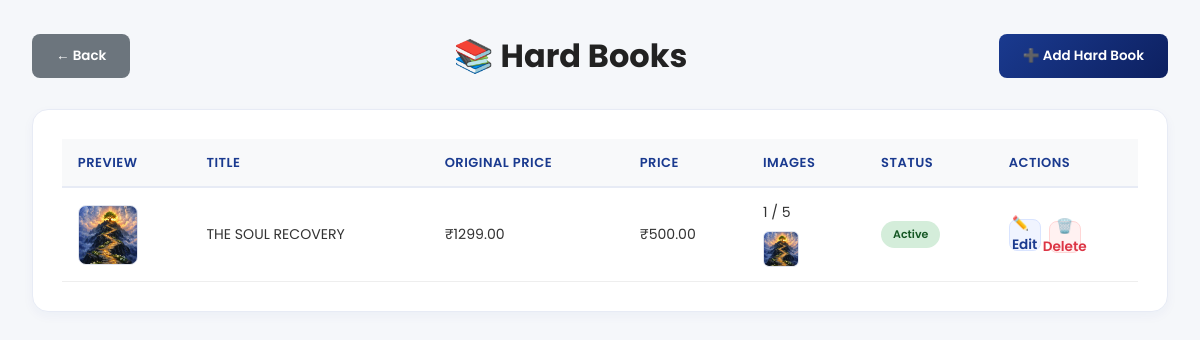
The page /hard-books/ (signed in) on the database its author committed.
### myapp/models.py (models this page shows, shortened)
class HardBook(models.Model):
    id = models.UUIDField(primary_key=True, default=uuid.uuid4, editable=False)
    title = models.CharField(max_length=255, verbose_name="Book Title")
    description = models.TextField(verbose_name="Description")
    original_price = models.DecimalField(
        max_digits=10,
        decimal_places=2,
        validators=[MinValueValidator(0)],
        verbose_name="Original Price"
    )
    price = models.DecimalField(
        max_digits=10,
        decimal_places=2,
        validators=[MinValueValidator(0)],
        verbose_name="Sale Price"
    )
    is_active = models.BooleanField(default=True, verbose_name="Is Active")
    created_at = models.DateTimeField(auto_now_add=True)
    updated_at = models.DateTimeField(auto_now=True)
    class Meta:
        ordering = ['-created_at']
        verbose_name = "Hard Book"
        verbose_name_plural = "Hard Books"

class HardBookImage(models.Model):
    id = models.UUIDField(primary_key=True, default=uuid.uuid4, editable=False)
    book = models.ForeignKey(
        HardBook,
        on_delete=models.CASCADE,
        related_name='images',
        verbose_name="Book"
    )
    image = models.ImageField(upload_to='hardbooks/images/', verbose_name="Book Image")
    dropbox_path = models.CharField(max_length=500, blank=True, null=True)
    uploaded_at = models.DateTimeField(auto_now_add=True)
    class Meta:
        ordering = ['uploaded_at']
        verbose_name = "Hard Book Image"
        verbose_name_plural = "Hard Book Images"

### myapp/views.py (the view)
# urls.py: path('hard-books/', views.hard_books_list, name='hard_books_list'),
@login_required
def hard_books_list(request):
    books = HardBook.objects.prefetch_related('images').all()
    return render(request, 'hard_books_list.html', {'books': books})

### myapp/context_processors.py (called while the page is built)
def site_settings(request):
    settings = NavbarSetting.objects.first()
    return {
        'site_settings': settings
    }

### myapp/templates/hard_books_list.html (shortened to what this page needs)
{% extends "admin_dashboard.html" %}
{% block content1 %}
<div class="custom-page">
  <div class="custom-container">
    <div class="custom-header">
      <a href="{% url 'dashboard' %}" class="btn btn-secondary" style="margin-right: 12px;">← Back</a>
      <h1>📚 Hard Books</h1>
      <a href="{% url 'hard_book_add' %}" class="btn btn-primary">➕ Add Hard Book</a>
    </div>
    <div class="custom-card">
      <div style="overflow-x:auto;">
        <table class="data-table">
          <thead>
            <tr>
              <th>Preview</th>
              <th>Title</th>
              <th>Original Price</th>
              <th>Price</th>
              <th>Images</th>
              <th>Status</th>
              <th>Actions</th>
            </tr>
          </thead>
          <tbody>
            {% for book in books %}
            <tr>
              <td>
                {% with first_image=book.images.first %}
                  {% if first_image and first_image.image %}
                    <a href="{{ first_image.image.url }}" target="_blank">
                      <img src="{{ first_image.image.url }}" alt="{{ book.title }}"
                           style="width:60px;height:60px;object-fit:cover;border-radius:8px;border:1px solid #e0e4ee;">
                    </a>
                  {% else %}
                    <div style="width:60px;height:60px;background:#f0f0f0;border-radius:8px;border:1px solid #e0e4ee;display:flex;align-items:center;justify-content:center;color:#999;font-size:12px;">
                      No Image
                    </div>
                  {% endif %}
                {% endwith %}
              </td>
              <td>{{ book.title }}</td>
              <td>₹{{ book.original_price }}</td>
              <td>₹{{ book.price }}</td>
              <td>
                <div style="display:flex; flex-direction:column; gap:8px;">
                  <div>{{ book.images.count }} / 5</div>
                  <div style="display:flex; gap:6px; flex-wrap:wrap;">
                    {% for img in book.images.all %}
                      {% if img.image %}
                        <a href="{{ img.image.url }}" target="_blank">
                          <img src="{{ img.image.url }}" alt="{{ book.title }}"
                               style="width:36px;height:36px;object-fit:cover;border-radius:6px;border:1px solid #e0e4ee;">
                        </a>
                      {% endif %}
                    {% endfor %}
                  </div>
                </div>
              </td>
              <td>
                {% if book.is_active %}
                  <span class="badge badge-success">Active</span>
                {% else %}
                  <span class="badge badge-danger">Inactive</span>
                {% endif %}
              </td>
              <td>
                <div class="action-btns">
                  <a href="{% url 'hard_book_edit' book.id %}" class="action-btn action-edit" title="Edit">✏️ Edit</a>
                  <form method="post" action="{% url 'hard_book_delete' book.id %}" style="display:inline;">
                    <button type="submit" class="action-btn action-delete" title="Delete">🗑️ Delete</button>
                  </form>
                </div>
              </td>
            </tr>
            {% empty %}
            <tr>
              <td colspan="7" style="text-align:center;">No hard books found.</td>
            </tr>
            {% endfor %}
          </tbody>
        </table>
      </div>
    </div>
  </div>
</div>
{% endblock content1 %}

### staticfiles/css/admin_dashboard.css (style rules this page uses)
* { margin:0;padding:0;box-sizing:border-box }
html { scroll-behavior:smooth }
body { font-family:'Poppins',sans-serif; background:#f5f7fa; color:#222; overflow-x:hidden; line-height:1.5; min-height:100vh; }
img { max-width:100%;display:block }
button,input { font:inherit }
a { text-decoration:none }
:root { --primary:#1a3a8f; --primary-dark:#0d2060; --gold:#e8b400; --border:#e8eaf0; --soft-border:#dde2ee; --text:#222; --muted:#666; --bg:#f5f7fa; --white:#fff; --success:#1d9e75; --danger:#e84444; --nav-h:60px; --container:1200px; }
.btn { display:inline-flex; align-items:center; justify-content:center; gap:8px; padding:10px 18px; border-radius:8px; font-size:0.84rem; font-weight:600; transition:all .2s; cursor:pointer; border:none; font-family:'Poppins',sans-serif; white-space:nowrap; }
.btn-primary { background:linear-gradient(135deg,#1a3a8f,#0d2060); color:#fff; }
.btn-secondary { background:#f5f7fa; color:#555; border:1.5px solid #dde2ee; }
.data-table { width:100%; border-collapse:collapse; font-size:0.88rem; }
.data-table thead { background:#f8f9ff; border-bottom:2px solid #e7ebf5; }
.data-table th { padding:12px; text-align:left; font-weight:600; color:#1a3a8f; font-size:0.82rem; text-transform:uppercase; letter-spacing:0.5px; }
.data-table td { padding:14px 12px; border-bottom:1px solid #f0f2f8; color:#333; }
.badge { display:inline-flex; align-items:center; padding:4px 10px; border-radius:20px; font-size:0.72rem; font-weight:600; white-space:nowrap; }
.badge-success { background:#e8f8f3; color:#1d9e75; }
.action-btns { display:flex; gap:6px; align-items:center; }
.action-btn { width:32px; height:32px; border-radius:8px; display:flex; align-items:center; justify-content:center; cursor:pointer; transition:all .15s; border:1px solid #e0e4ee; background:#fff; font-size:0.9rem; }

### myapp/templates/hard_books_list.html (style rules this page uses)
.custom-page { padding: 2rem; max-width: 1400px; margin: 0 auto; }
.custom-container { display: flex; flex-direction: column; gap: 1.8rem; }
.custom-header { display: flex; align-items: center; justify-content: space-between; flex-wrap: wrap; gap: 1rem; }
.custom-card { background: #fff; border: 1px solid #e7ebf5; border-radius: 16px; padding: 1.8rem; box-shadow: 0 4px 12px rgba(26,58,143,0.04); }
.data-table { width: 100%; border-collapse: collapse; }
.data-table th, .data-table td { padding: 14px 16px; text-align: left; border-bottom: 1px solid #eee; vertical-align: middle; }
.data-table th { background: #f8f9fa; font-weight: 600; font-size: 13px; }
.action-btns { display: flex; gap: 8px; flex-wrap: wrap; }
.action-btn { display: inline-flex; align-items: center; gap: 6px; padding: 8px 12px; border-radius: 8px; border: 1px solid transparent; font-size: 0.85rem; font-weight: 600; cursor: pointer; text-decoration: none; transition: all 0.2s ease; }
.action-edit { background: #f0f4ff; color: #1a3a8f; border-color: #d9e4ff; }
.action-delete { background: #fff1f1; color: #dc3545; border-color: #ffd6d6; }
.btn { display: inline-flex; align-items: center; gap: 8px; padding: 12px 24px; border-radius: 8px; font-weight: 600; border: none; text-decoration: none; }
.btn-primary { background: linear-gradient(135deg, #1a3a8f, #0d2060); color: #fff; }
.btn-secondary { background: #6c757d; color: #fff; }
.badge { display: inline-block; padding: 5px 12px; border-radius: 20px; font-size: 11px; font-weight: 600; }
.badge-success { background: #d4edda; color: #155724; }

### rows shown on the page
HardBook: images.first.image (picture), title "THE SOUL RECOVERY", original_price "1299.00", price "500.00", images.count "1", is_active "Active"
HardBookImage: image (picture)
